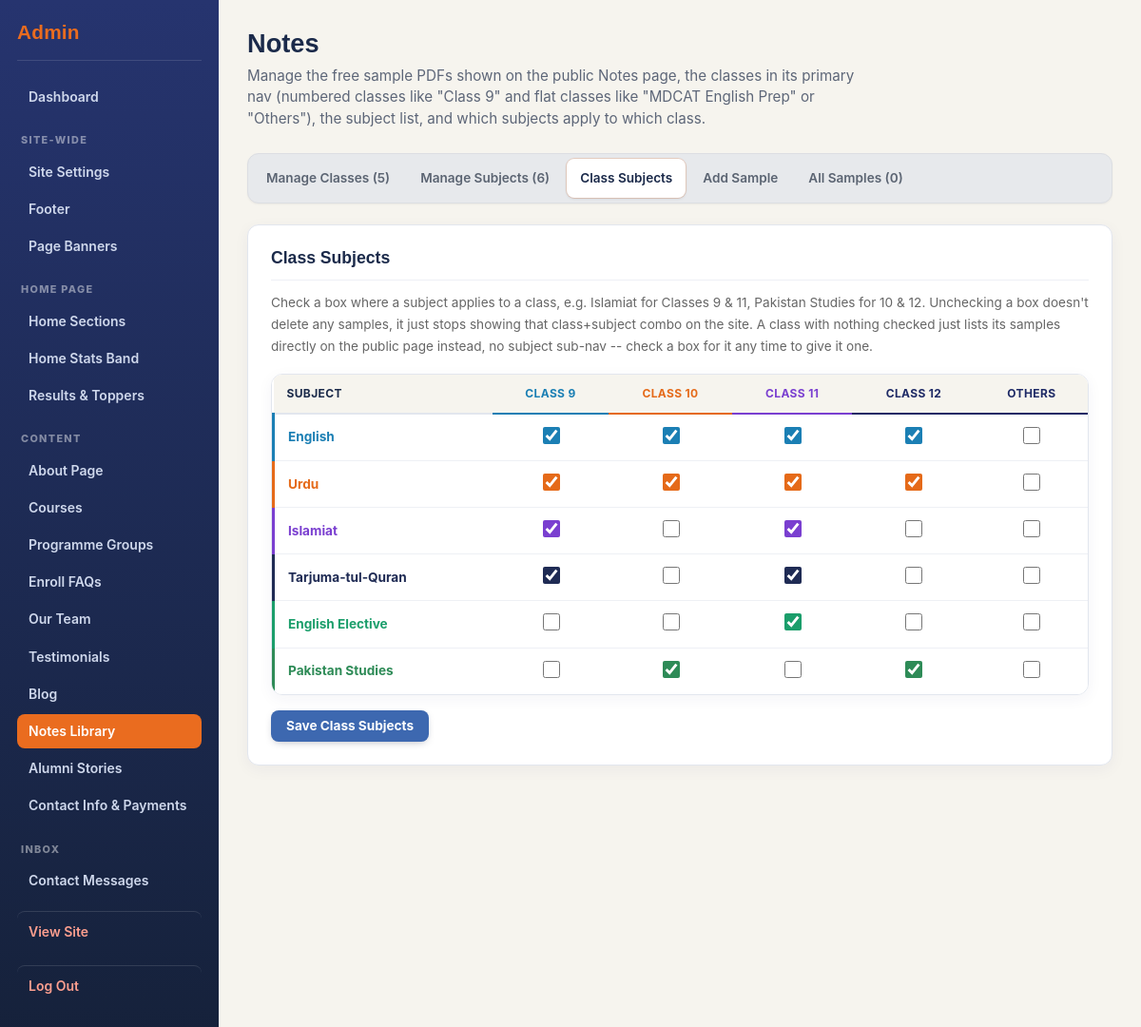
Page /admin/notes.php?tab=class_subjects (signed in) on the committed database.
### tables this page shows
CREATE TABLE note_classes (
    id INT AUTO_INCREMENT PRIMARY KEY,
    class_level TINYINT UNSIGNED NOT NULL UNIQUE,
    label VARCHAR(80) NOT NULL,
    has_subjects TINYINT(1) NOT NULL DEFAULT 1,
    exam_label VARCHAR(40),
    description VARCHAR(255),
    icon_key VARCHAR(40) NOT NULL DEFAULT 'document',
    cta_label VARCHAR(80) NOT NULL DEFAULT 'Enroll & Get Complete Notes',
    cta_link VARCHAR(255) NOT NULL DEFAULT 'courses.php',
    accent_color VARCHAR(20) NOT NULL DEFAULT '#1E2A66',
    sort_order INT NOT NULL DEFAULT 0,
    is_active TINYINT(1) NOT NULL DEFAULT 1
);

CREATE TABLE note_subjects (
    id INT AUTO_INCREMENT PRIMARY KEY,
    name VARCHAR(80) NOT NULL,
    slug VARCHAR(80) NOT NULL UNIQUE,
    accent_color VARCHAR(20) NOT NULL DEFAULT '#1F2B54',
    sort_order INT NOT NULL DEFAULT 0,
    is_active TINYINT(1) NOT NULL DEFAULT 1
);

### includes/functions.php (called while the page is built, shortened)
<?php
function e(?string $value): string
{
    return htmlspecialchars($value ?? '', ENT_QUOTES, 'UTF-8');
}

### admin/notes.php (the view, shortened to what this page needs)
<?php
require_once __DIR__ . '/partials/header.php';
$db = getDb();
$classLevels = array_column($db->query('SELECT class_level FROM note_classes ORDER BY sort_order, class_level')->fetchAll(), 'class_level');
$classLevels = array_map('intval', $classLevels);
$editingSample = null;
$activeTab = in_array($_GET['tab'] ?? '', ['classes', 'subjects', 'class_subjects', 'add', 'list'], true) ? $_GET['tab'] : 'classes';
$allClasses = $db->query('SELECT * FROM note_classes ORDER BY sort_order, class_level')->fetchAll();
$allSubjects = $db->query('SELECT * FROM note_subjects ORDER BY sort_order, name')->fetchAll();
$classSubjectIds = [];
foreach ($classLevels as $c) {
    $classSubjectIds[$c] = [];
}
foreach ($db->query('SELECT class_level, subject_id FROM note_class_subjects')->fetchAll() as $row) {
    $classSubjectIds[(int)$row['class_level']][] = (int)$row['subject_id'];
}
$samples = $db->query(
    "SELECT ns.*, sub.name AS subject_name FROM note_samples ns
     LEFT JOIN note_subjects sub ON sub.id = ns.subject_id
     ORDER BY ns.class_level, sub.sort_order, ns.sort_order, ns.id"
)->fetchAll();
?>
<h1>Notes</h1>
<p class="admin-page-intro">Manage the free sample PDFs shown on the public Notes page, the classes in its primary nav (numbered classes like "Class 9" and flat classes like "MDCAT English Prep" or "Others"), the subject list, and which subjects apply to which class.</p>
<div class="cms-admin">
<div class="cms-tabbar">
  <button type="button" class="cms-tab<?= $activeTab === 'classes' ? ' active' : '' ?>" data-tab="classes">Manage Classes (<?= count($allClasses) ?>)</button>
  <button type="button" class="cms-tab<?= $activeTab === 'subjects' ? ' active' : '' ?>" data-tab="subjects">Manage Subjects (<?= count($allSubjects) ?>)</button>
  <button type="button" class="cms-tab<?= $activeTab === 'class_subjects' ? ' active' : '' ?>" data-tab="class_subjects">Class Subjects</button>
  <button type="button" class="cms-tab<?= $activeTab === 'add' ? ' active' : '' ?>" data-tab="add"><?= $editingSample ? 'Edit Sample' : 'Add Sample' ?></button>
  <button type="button" class="cms-tab<?= $activeTab === 'list' ? ' active' : '' ?>" data-tab="list">All Samples (<?= count($samples) ?>)</button>
</div>
<div data-tab-panel="class_subjects"<?= $activeTab === 'class_subjects' ? '' : ' hidden' ?>>
<?php if (!$allSubjects || !$allClasses): ?>
  <p class="hint">Add at least one class under "Manage Classes" and one subject under "Manage Subjects" before assigning subjects to a class.</p>
<?php else: ?>
<form method="post" class="admin-form cms-matrix-form">
  <h2>Class Subjects</h2>
  <p class="hint">Check a box where a subject applies to a class, e.g. Islamiat for Classes 9 &amp; 11, Pakistan Studies for 10 &amp; 12. Unchecking a box doesn't delete any samples, it just stops showing that class+subject combo on the site. A class with nothing checked just lists its samples directly on the public page instead, no subject sub-nav -- check a box for it any time to give it one.</p>
  <div class="cs-matrix-wrap">
    <table class="cs-matrix">
      <thead>
        <tr>
          <th class="cs-matrix-corner">Subject</th>
          <?php foreach ($allClasses as $cl): ?>
            <th style="--c:<?= e($cl['accent_color']) ?>">
              <?= e($cl['label']) ?>
            </th>
          <?php endforeach; ?>
        </tr>
      </thead>
      <tbody>
        <?php foreach ($allSubjects as $s): ?>
          <tr>
            <th class="cs-matrix-row-label" style="--c:<?= e($s['accent_color']) ?>"><?= e($s['name']) ?><?= $s['is_active'] ? '' : ' (hidden)' ?></th>
            <?php foreach ($allClasses as $cl): $c = (int)$cl['class_level']; ?>
              <td class="cs-matrix-cell">
                <input type="checkbox" name="class_subjects[<?= $c ?>][]" value="<?= (int)$s['id'] ?>" style="accent-color:<?= e($s['accent_color']) ?>" <?= in_array((int)$s['id'], $classSubjectIds[$c] ?? [], true) ? 'checked' : '' ?> aria-label="<?= e($s['name'] . ' for ' . $cl['label']) ?>">
              </td>
            <?php endforeach; ?>
          </tr>
        <?php endforeach; ?>
      </tbody>
    </table>
  </div>
  <div class="admin-form-actions">
    <button type="submit">Save Class Subjects</button>
  </div>
</form>
<?php endif; ?>
</div>
</div>
<?php require_once __DIR__ . '/partials/footer.php'; ?>

### assets/css/admin.css (style rules this page uses)
.admin-body { background: var(--bg, #f4f5f8); margin: 0; font-family: 'Inter', -apple-system, BlinkMacSystemFont, "Segoe UI", sans-serif; }
.admin-form.cms-matrix-form { max-width: none; }
.admin-content h1 { font-family: 'Manrope', sans-serif; color: var(--navy, #1B2A4A); font-size: 1.7rem; font-weight: 800; margin: 0 0 6px; }
.admin-content > p:first-of-type { color: var(--muted, #5D6678); font-size: 0.95rem; margin: 0 0 24px; max-width: 640px; }
.admin-page-intro { color: #6b7280; font-size: 0.92rem; line-height: 1.5; margin: 0 0 22px; max-width: 680px; }
.admin-form { display: flex; flex-direction: column; gap: 16px; background: #fff; border: 1px solid #e2e6ee; border-radius: 12px; padding: 24px; margin-bottom: 30px; max-width: 640px; box-shadow: 0 4px 16px rgba(30,42,102,.05); }
.admin-form h2 { font-family: 'Manrope', sans-serif; color: var(--navy, #1B2A4A); font-size: 1.1rem; margin: 0 0 4px; padding-bottom: 12px; border-bottom: 1px solid #edf0f5; }
.admin-form button[type="submit"], .admin-body button[type="submit"], .login-box button, .button-secondary, .btn-draft, .actions-cell > a, .link-button { display: inline-flex; align-items: center; justify-content: center; gap: 6px; padding: 8px 16px; border: none; border-radius: 8px; font: inherit; font-size: 0.85rem; font-weight: 700; line-height: 1.3; text-decoration: none; white-space: nowrap; cursor: pointer; background: var(--nn-blue, #3D68B0); color: #fff; box-shadow: 0 3px 10px -4px rgba(18,25,56,.4); transition: filter .15s ease, transform .15s ease, box-shadow .15s ease; }
.admin-form button[type="submit"], .admin-body button[type="submit"], .login-box button, .button-secondary, .btn-draft { align-self: flex-start; }
.cs-matrix-wrap { overflow-x: auto; -webkit-overflow-scrolling: touch; border: 1px solid #e2e6ee; border-radius: 12px; box-shadow: 0 4px 16px rgba(30,42,102,.05); max-width: 100%; }
.cs-matrix { width: 100%; border-collapse: collapse; background: #fff; }
.cs-matrix th, .cs-matrix td { padding: 10px 14px; border-bottom: 1px solid #eef0f5; text-align: center; font-size: 0.85rem; white-space: nowrap; }
.cs-matrix thead th { background: var(--bg, #f4f5f8); color: var(--c, var(--navy, #1B2A4A)); font-weight: 700; font-size: 0.75rem; letter-spacing: .03em; text-transform: uppercase; border-bottom: 2px solid var(--c, #e2e6ee); position: sticky; top: 0; z-index: 1; }
.cs-matrix-corner { text-align: left !important; background: var(--bg, #f4f5f8); }
.cs-matrix-row-label { text-align: left !important; font-weight: 700; font-size: 0.85rem; color: var(--c, var(--navy, #1B2A4A)); background: #fff; position: sticky; left: 0; box-shadow: 1px 0 0 #eef0f5; border-left: 3px solid var(--c, transparent); }
.cs-matrix-cell input[type="checkbox"] { width: 18px; height: 18px; cursor: pointer; }
.cs-matrix tbody tr:last-child td, .cs-matrix tbody tr:last-child th { border-bottom: none; }
.cms-tabbar { display: flex; flex-wrap: nowrap; gap: 4px; align-items: center; overflow-x: auto; -webkit-overflow-scrolling: touch; scrollbar-width: none; -ms-overflow-style: none; background: #e7e9ec; border: 1px solid #dcdee2; border-radius: 12px; padding: 5px; margin-bottom: 22px; box-shadow: 0 1px 2px rgba(16, 24, 32, 0.05); }
.cms-tab { appearance: none; background: transparent; border: none; border-radius: 8px; padding: 9px 14px; font: inherit; font-size: 0.85rem; font-weight: 600; color: #5b6472; cursor: pointer; white-space: nowrap; flex: none; transition: background .15s ease, color .15s ease, box-shadow .15s ease; }
.cms-tab.active { background: #fff; color: var(--navy, #1B2A4A); box-shadow: 0 1px 3px rgba(16, 24, 32, 0.12), 0 0 0 1px rgba(234,108,31,.2); }
.admin-form .hint { margin: -8px 0 0; color: #666; font-size: 0.85rem; }
.admin-form-actions { display: flex; gap: 10px; align-items: center; flex-wrap: wrap; }

### rows in the picture
note_classes: label "CLASS 9"
note_classes: label "CLASS 10"
note_classes: label "CLASS 11"
note_classes: label "CLASS 12"
note_classes: label "OTHERS"
note_subjects: name "English", id.class_level "☑"
note_subjects: name "Urdu", id.class_level "☑"
note_subjects: name "Islamiat", id.class_level "☑"
note_subjects: name "Tarjuma-tul-Quran", id.class_level "☑"
note_subjects: name "English Elective", id.class_level "☑"
note_subjects: name "Pakistan Studies", id.class_level "☑"

### other values in the picture
$label "Dashboard"
$groupLabel "SITE-WIDE"
$label "Site Settings"
$label "Footer"
$label "Page Banners"
$groupLabel "HOME PAGE"
$label "Home Sections"
$label "Home Stats Band"
$label "Results & Toppers"
$groupLabel "CONTENT"
$label "About Page"
$label "Courses"
$label "Programme Groups"
$label "Enroll FAQs"
$label "Our Team"
